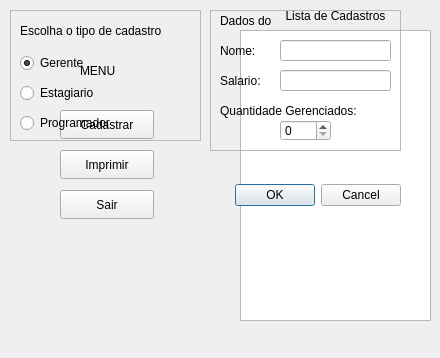
<?xml version="1.0" encoding="UTF-8"?>
<ui version="4.0">
 <class>MainWindow</class>
 <widget class="QMainWindow" name="MainWindow">
  <property name="geometry">
   <rect>
    <x>0</x>
    <y>0</y>
    <width>440</width>
    <height>358</height>
   </rect>
  </property>
  <property name="windowTitle">
   <string>MainWindow</string>
  </property>
  <property name="styleSheet">
   <string notr="true"/>
  </property>
  <widget class="QWidget" name="centralWidget">
   <widget class="QWidget" name="widget_2" native="true">
    <property name="geometry">
     <rect>
      <x>0</x>
      <y>0</y>
      <width>441</width>
      <height>331</height>
     </rect>
    </property>
    <widget class="QListView" name="listView">
     <property name="geometry">
      <rect>
       <x>240</x>
       <y>30</y>
       <width>191</width>
       <height>291</height>
      </rect>
     </property>
    </widget>
    <widget class="QWidget" name="widget" native="true">
     <property name="geometry">
      <rect>
       <x>50</x>
       <y>50</y>
       <width>120</width>
       <height>221</height>
      </rect>
     </property>
     <widget class="QLabel" name="label_2">
      <property name="geometry">
       <rect>
        <x>30</x>
        <y>10</y>
        <width>51</width>
        <height>21</height>
       </rect>
      </property>
      <property name="text">
       <string>MENU</string>
      </property>
     </widget>
     <widget class="QPushButton" name="pushButton">
      <property name="geometry">
       <rect>
        <x>10</x>
        <y>60</y>
        <width>94</width>
        <height>29</height>
       </rect>
      </property>
      <property name="text">
       <string>Cadastrar</string>
      </property>
     </widget>
     <widget class="QPushButton" name="pushButton_2">
      <property name="geometry">
       <rect>
        <x>10</x>
        <y>100</y>
        <width>94</width>
        <height>29</height>
       </rect>
      </property>
      <property name="text">
       <string>Imprimir</string>
      </property>
     </widget>
     <widget class="QPushButton" name="pushButton_3">
      <property name="geometry">
       <rect>
        <x>10</x>
        <y>140</y>
        <width>94</width>
        <height>29</height>
       </rect>
      </property>
      <property name="text">
       <string>Sair</string>
      </property>
     </widget>
    </widget>
    <widget class="QLabel" name="label">
     <property name="geometry">
      <rect>
       <x>240</x>
       <y>0</y>
       <width>191</width>
       <height>31</height>
      </rect>
     </property>
     <property name="text">
      <string>Lista de Cadastros</string>
     </property>
     <property name="alignment">
      <set>Qt::AlignCenter</set>
     </property>
    </widget>
   </widget>
   <widget class="QWidget" name="widget_3" native="true">
    <property name="geometry">
     <rect>
      <x>0</x>
      <y>0</y>
      <width>411</width>
      <height>231</height>
     </rect>
    </property>
    <widget class="QFrame" name="frame">
     <property name="geometry">
      <rect>
       <x>210</x>
       <y>10</y>
       <width>191</width>
       <height>141</height>
      </rect>
     </property>
     <property name="frameShape">
      <enum>QFrame::StyledPanel</enum>
     </property>
     <property name="frameShadow">
      <enum>QFrame::Raised</enum>
     </property>
     <widget class="QLineEdit" name="lineEdit">
      <property name="geometry">
       <rect>
        <x>70</x>
        <y>30</y>
        <width>111</width>
        <height>21</height>
       </rect>
      </property>
     </widget>
     <widget class="QLabel" name="label_6">
      <property name="geometry">
       <rect>
        <x>10</x>
        <y>90</y>
        <width>171</width>
        <height>21</height>
       </rect>
      </property>
      <property name="text">
       <string>Quantidade Gerenciados:</string>
      </property>
     </widget>
     <widget class="QLineEdit" name="lineEdit_2">
      <property name="geometry">
       <rect>
        <x>70</x>
        <y>60</y>
        <width>111</width>
        <height>21</height>
       </rect>
      </property>
     </widget>
     <widget class="QLabel" name="label_4">
      <property name="geometry">
       <rect>
        <x>10</x>
        <y>0</y>
        <width>71</width>
        <height>21</height>
       </rect>
      </property>
      <property name="text">
       <string>Dados do </string>
      </property>
     </widget>
     <widget class="QLabel" name="label_5">
      <property name="geometry">
       <rect>
        <x>10</x>
        <y>60</y>
        <width>51</width>
        <height>21</height>
       </rect>
      </property>
      <property name="text">
       <string>Salario: </string>
      </property>
     </widget>
     <widget class="QLabel" name="label_7">
      <property name="geometry">
       <rect>
        <x>10</x>
        <y>30</y>
        <width>51</width>
        <height>21</height>
       </rect>
      </property>
      <property name="text">
       <string>Nome: </string>
      </property>
     </widget>
     <widget class="QSpinBox" name="spinBox">
      <property name="geometry">
       <rect>
        <x>70</x>
        <y>110</y>
        <width>51</width>
        <height>21</height>
       </rect>
      </property>
     </widget>
     <zorder>label_7</zorder>
     <zorder>lineEdit</zorder>
     <zorder>label_6</zorder>
     <zorder>lineEdit_2</zorder>
     <zorder>label_5</zorder>
     <zorder>label_4</zorder>
     <zorder>spinBox</zorder>
    </widget>
    <widget class="QLabel" name="dadosTipo">
     <property name="geometry">
      <rect>
       <x>290</x>
       <y>10</y>
       <width>101</width>
       <height>21</height>
      </rect>
     </property>
     <property name="text">
      <string/>
     </property>
    </widget>
    <widget class="QFrame" name="frame_2">
     <property name="geometry">
      <rect>
       <x>10</x>
       <y>10</y>
       <width>191</width>
       <height>131</height>
      </rect>
     </property>
     <property name="frameShape">
      <enum>QFrame::StyledPanel</enum>
     </property>
     <property name="frameShadow">
      <enum>QFrame::Raised</enum>
     </property>
     <widget class="QLabel" name="label_3">
      <property name="geometry">
       <rect>
        <x>10</x>
        <y>10</y>
        <width>181</width>
        <height>21</height>
       </rect>
      </property>
      <property name="text">
       <string>Escolha o tipo de cadastro</string>
      </property>
     </widget>
     <widget class="QRadioButton" name="radioButton_3">
      <property name="geometry">
       <rect>
        <x>10</x>
        <y>100</y>
        <width>121</width>
        <height>26</height>
       </rect>
      </property>
      <property name="text">
       <string>Programador</string>
      </property>
     </widget>
     <widget class="QRadioButton" name="radioButton_2">
      <property name="geometry">
       <rect>
        <x>10</x>
        <y>70</y>
        <width>101</width>
        <height>26</height>
       </rect>
      </property>
      <property name="text">
       <string>Estagiario</string>
      </property>
     </widget>
     <widget class="QRadioButton" name="radioButton">
      <property name="enabled">
       <bool>true</bool>
      </property>
      <property name="geometry">
       <rect>
        <x>10</x>
        <y>40</y>
        <width>91</width>
        <height>26</height>
       </rect>
      </property>
      <property name="acceptDrops">
       <bool>false</bool>
      </property>
      <property name="text">
       <string>Gerente</string>
      </property>
      <property name="checked">
       <bool>true</bool>
      </property>
     </widget>
    </widget>
    <widget class="QDialogButtonBox" name="buttonBox">
     <property name="geometry">
      <rect>
       <x>220</x>
       <y>170</y>
       <width>181</width>
       <height>51</height>
      </rect>
     </property>
     <property name="orientation">
      <enum>Qt::Horizontal</enum>
     </property>
     <property name="standardButtons">
      <set>QDialogButtonBox::Cancel|QDialogButtonBox::Ok</set>
     </property>
    </widget>
   </widget>
  </widget>
  <widget class="QMenuBar" name="menuBar">
   <property name="geometry">
    <rect>
     <x>0</x>
     <y>0</y>
     <width>440</width>
     <height>29</height>
    </rect>
   </property>
  </widget>
 </widget>
 <layoutdefault spacing="6" margin="11"/>
 <resources/>
 <connections/>
</ui>
